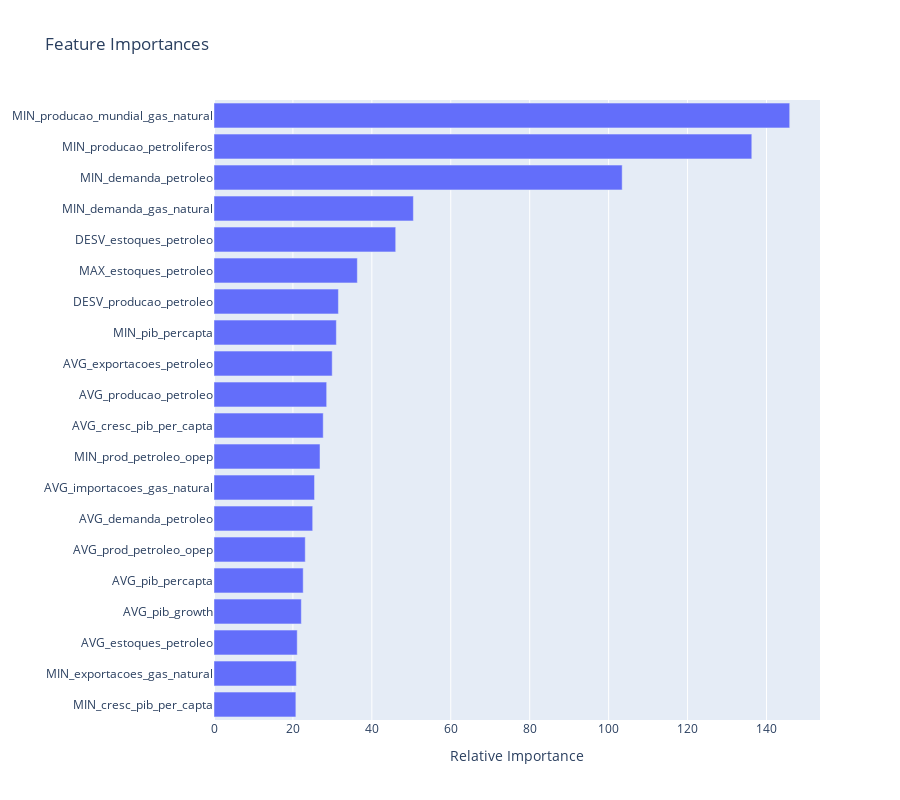

Notebook code for this chart:
### Code cell
# Realizar a Permutation Importance
results = permutation_importance(model, X_test, y_test, scoring='neg_mean_squared_error')

# Obter a importância das features
importances = results.importances_mean

# Ordenar os índices das features pela importância
indices = np.argsort(importances)[-20:]  # Pegar apenas os 20 maiores

# Criar um gráfico de barras com Plotly
fig = go.Figure(data=[
    go.Bar(y=[features[i] for i in indices], x=importances[indices], orientation='h')
])

# Definir o título do gráfico e os rótulos dos eixos
fig.update_layout(title='Feature Importances', xaxis_title='Relative Importance', height=800)  # Set height

# Mostrar o gráfico
fig.show()

### Figure 1 — Plotly figure (JSON) as saved in the notebook; plotly's stock layout.template omitted (floating-point values rounded to 4 significant figures)
{"data": [{"orientation": "h", "type": "bar", "x": [20.75, 20.86, 21.09, 22.13, 22.6, 23.12, 25.01, 25.47, 26.86, 27.68, 28.55, 29.95, 31.0, 31.53, 36.32, 46.04, 50.52, 103.4, 136.3, 145.9], "y": ["MIN_cresc_pib_per_capta", "MIN_exportacoes_gas_natural", "AVG_estoques_petroleo", "AVG_pib_growth", "AVG_pib_percapta", "AVG_prod_petroleo_opep", "AVG_demanda_petroleo", "AVG_importacoes_gas_natural", "MIN_prod_petroleo_opep", "AVG_cresc_pib_per_capta", "AVG_producao_petroleo", "AVG_exportacoes_petroleo", "MIN_pib_percapta", "DESV_producao_petroleo", "MAX_estoques_petroleo", "DESV_estoques_petroleo", "MIN_demanda_gas_natural", "MIN_demanda_petroleo", "MIN_producao_petroliferos", "MIN_producao_mundial_gas_natural"]}], "layout": {"height": 800, "title": {"text": "Feature Importances"}, "xaxis": {"title": {"text": "Relative Importance"}}}}
